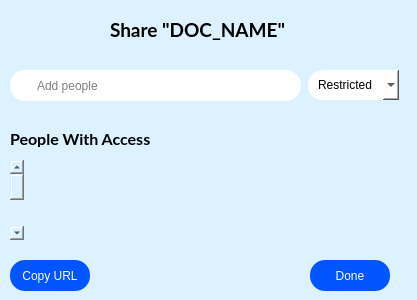
<?xml version="1.0" encoding="UTF-8"?>
<ui version="4.0">
 <class>Form</class>
 <widget class="QWidget" name="Form">
  <property name="geometry">
   <rect>
    <x>0</x>
    <y>0</y>
    <width>417</width>
    <height>300</height>
   </rect>
  </property>
  <property name="windowTitle">
   <string>Form</string>
  </property>
  <property name="styleSheet">
   <string notr="true">QWidget {
	border-radius: 20px;
	background-color: rgb(220, 242, 255);
}</string>
  </property>
  <widget class="QLabel" name="labelShare">
   <property name="geometry">
    <rect>
     <x>110</x>
     <y>20</y>
     <width>181</width>
     <height>20</height>
    </rect>
   </property>
   <property name="font">
    <font>
     <family>Lato</family>
     <pointsize>14</pointsize>
     <weight>75</weight>
     <bold>true</bold>
    </font>
   </property>
   <property name="text">
    <string>Share &quot;DOC_NAME&quot;</string>
   </property>
  </widget>
  <widget class="QLineEdit" name="lineEdit">
   <property name="geometry">
    <rect>
     <x>10</x>
     <y>70</y>
     <width>291</width>
     <height>31</height>
    </rect>
   </property>
   <property name="styleSheet">
    <string notr="true">QLineEdit {
	border-radius: 15px;
	border: gray 1px solid;
	padding: 25px;
	background-color: white;
}</string>
   </property>
   <property name="placeholderText">
    <string>Add people</string>
   </property>
  </widget>
  <widget class="QLabel" name="label_2">
   <property name="geometry">
    <rect>
     <x>10</x>
     <y>130</y>
     <width>151</width>
     <height>17</height>
    </rect>
   </property>
   <property name="font">
    <font>
     <family>Lato</family>
     <pointsize>12</pointsize>
     <weight>75</weight>
     <bold>true</bold>
    </font>
   </property>
   <property name="text">
    <string>People With Access</string>
   </property>
  </widget>
  <widget class="QWidget" name="verticalLayoutWidget">
   <property name="geometry">
    <rect>
     <x>10</x>
     <y>160</y>
     <width>390</width>
     <height>80</height>
    </rect>
   </property>
   <layout class="QVBoxLayout" name="verticalLayout">
    <item>
     <widget class="QScrollBar" name="verticalScrollBar">
      <property name="orientation">
       <enum>Qt::Vertical</enum>
      </property>
     </widget>
    </item>
   </layout>
  </widget>
  <widget class="QPushButton" name="pushButtonCopy">
   <property name="geometry">
    <rect>
     <x>10</x>
     <y>260</y>
     <width>80</width>
     <height>31</height>
    </rect>
   </property>
   <property name="styleSheet">
    <string notr="true">QPushButton {
	border-radius: 15px;
	color: rgb(255, 255, 255);
	background-color: rgb(0, 85, 255);
}

QPushButton:hover {
	
	background-color: rgb(85, 170, 255);
}</string>
   </property>
   <property name="text">
    <string>Copy URL</string>
   </property>
  </widget>
  <widget class="QPushButton" name="pushButtonDone">
   <property name="geometry">
    <rect>
     <x>310</x>
     <y>260</y>
     <width>80</width>
     <height>31</height>
    </rect>
   </property>
   <property name="styleSheet">
    <string notr="true">QPushButton {
	border-radius: 15px;
	color: rgb(255, 255, 255);
	background-color: rgb(0, 85, 255);
}

QPushButton:hover {
	
	background-color: rgb(85, 170, 255);
}</string>
   </property>
   <property name="text">
    <string>Done</string>
   </property>
  </widget>
  <widget class="QComboBox" name="comboBox">
   <property name="enabled">
    <bool>true</bool>
   </property>
   <property name="geometry">
    <rect>
     <x>308</x>
     <y>70</y>
     <width>91</width>
     <height>30</height>
    </rect>
   </property>
   <property name="styleSheet">
    <string notr="true">QComboBox {
	border-radius: 15px;
	border: gray 1px solid;
	padding:  0 10px;
	color: black;
	background-color: rgb(255, 255, 255);
}</string>
   </property>
   <property name="editable">
    <bool>false</bool>
   </property>
   <property name="currentText">
    <string notr="true">Restricted</string>
   </property>
   <item>
    <property name="text">
     <string>Restricted</string>
    </property>
   </item>
   <item>
    <property name="text">
     <string>Reader</string>
    </property>
   </item>
   <item>
    <property name="text">
     <string>Writer</string>
    </property>
   </item>
  </widget>
 </widget>
 <resources/>
 <connections/>
</ui>
